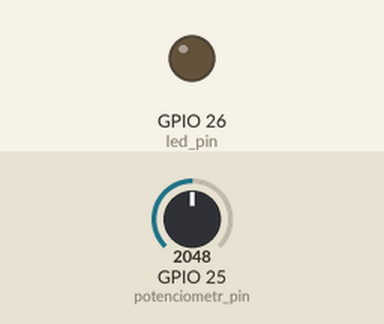
Bench run of a program on a simulated ESP32. Shown: output pins drawn as LEDs (lit = HIGH). Dashed ring = blinking. The test bench sets the inputs (shaded band); at power-on: GPIO 25 (potenciometr_pin) = 2048.

Above: at 1.2 s.
1.3 s: GPIO 25 (potenciometr_pin) set to 3603
At 1.38 s:
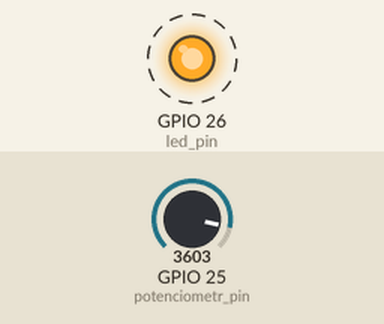
4.3 s: GPIO 25 (potenciometr_pin) set to 4095
At 5.1 s:
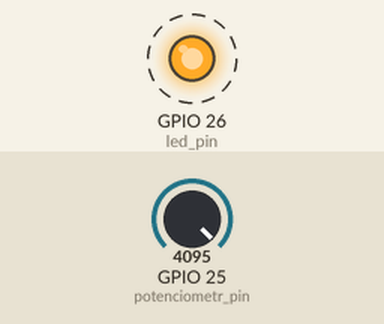
Timing chart, 0 to 13.3 s (numbered marks = the images above; inputs shaded):
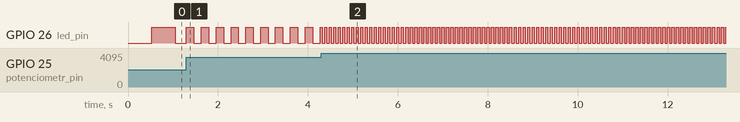

The program:

main.cpp
```cpp
#include <Arduino.h>
int potenciometr_pin = 25;
int led_pin = 26;
unsigned long previousMillis = 0; // Час останнього перемикання
bool ledState = LOW;             // Поточний стан світлодіода

void setup() {
  pinMode(potenciometr_pin, INPUT);
  pinMode(led_pin, OUTPUT);
  Serial.begin(115200);
}

void loop() {
  int potValue = analogRead(potenciometr_pin);
  // Перетворюємо 0-4095 у затримку  (від 1000мс до 50мс)
  // Чим більше значення potValue, тим менша затримка (частіше блимання)
  int interval = map(potValue, 0, 4095, 1000, 50);

  unsigned long currentMillis = millis(); //поточний час

  // Перевіряємо, чи пора перемикати світлодіод
  if (currentMillis - previousMillis >= interval) {
    previousMillis = currentMillis; // Запам'ятовуємо час перемикання
    // Змінюємо стан світлодіода на протилежний
    ledState = !ledState;
    digitalWrite(led_pin, ledState);
  }
}
```

Measured:
- after the input at 1.3 s, GPIO 26 (led_pin): alternates HIGH for 0.17 s and LOW for 0.17 s, starting at once
- after the input at 4.3 s, GPIO 26 (led_pin): alternates HIGH for 0.05 s and LOW for 0.05 s, starting at once
